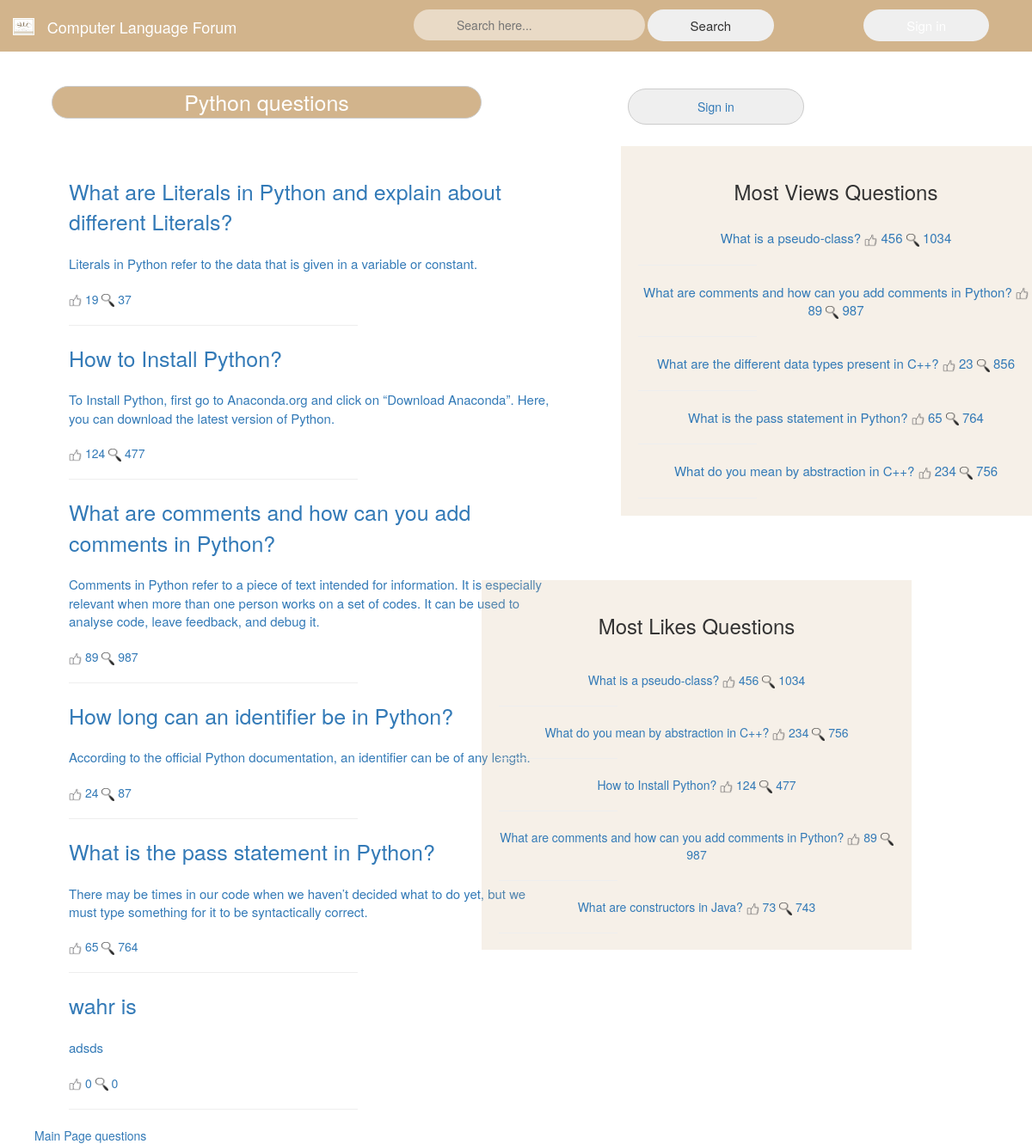
/rango/category/python/, run on the app's committed database.
### rango/models.py (models this page shows, shortened)
class Category(models.Model):
    NAME_MAX_LENGTH = 128
    name = models.CharField(max_length=NAME_MAX_LENGTH, unique=True)
    views = models.IntegerField(default=0)
    likes = models.IntegerField(default=0)
    slug = models.SlugField(unique=True)
    class Meta:
        verbose_name_plural = 'Categories'

class Question(models.Model):
    TITLE_MAX_LENGTH = 128
    URL_MAX_LENGTH = 200
    user = models.ForeignKey(User, on_delete=models.CASCADE)
    category = models.ForeignKey(Category, on_delete=models.CASCADE)
    title = models.CharField(max_length=TITLE_MAX_LENGTH)
    content = models.TextField()
    likes = models.IntegerField(default=0)
    views = models.IntegerField(default=0)
    date = models.DateTimeField(auto_now=datetime.datetime.now())

### rango/views.py (the view)
# urls.py: path('category/<slug:category_name_slug>/', views.show_category, name='show_category'),
def show_category(request, category_name_slug):
    context_dict = {}
    try:
        category = Category.objects.get(slug=category_name_slug)
        questions = Question.objects.filter(category=category)
        most_view = Question.objects.order_by('-views')[:5]
        most_liked = Question.objects.order_by('-likes')[:5]
        context_dict['category'] = category
        context_dict['questions'] = questions
        context_dict['most_view'] = most_view
        context_dict['most_liked'] = most_liked
    except Category.DoesNotExist:
        context_dict['category'] = None
        context_dict['questions'] = None
        context_dict['most_view'] = None
        context_dict['most_liked'] = None
    return render(request, 'rango/category.html', context=context_dict)

### rango/templatetags/rango_template_tags.py (called while the page is built)
@register.inclusion_tag('rango/categories.html')
def get_category_list(current_category=None):
    return {'categories': Category.objects.all(),
            'current_category': current_category}

### templates/rango/category.html (shortened to what this page needs)
{% extends 'rango/base.html' %}
{% load static %}
{% block body_block %}
<nav class="navbar navbar-fixed-top my-navbar" role="navigation">
    <div class="container-fluid">
        <div class="navbar-header">
            <img class="navbar-brand" src="{% static 'images/logo.JPG' %}" alt="Picture of Rango" />
            <a class="navbar-brand">Computer Language Forum</a>
        </div>
        <div class="collapse navbar-collapse" id="example-navbar-collapse">
            <ul class="nav navbar-nav">
                  <form class="form-inline"  action="../../../rango/search_do/" role="form">
                    <input class="search_form" type="search" name="search" id="search" placeholder="Search here...">
                    <button class="submit_form" type="submit" class="submit_btn">Search</button>
                </form>
                {% if user.is_authenticated %}
                <button class="homepage"> <a href="{% url 'rango:homepage' %}"> Home</a></button>
                {% else %}
                <button class="homepage"> <a href="{% url 'rango:login' %}">Sign in</a></button>
                {% endif %}
            </ul>
        </div>
    </div>
</nav>
<div class="bg"></div>
{% if category %}
    <div class="body_title" >{{ category.name }} questions</div>
{% else %}
<strong>No pages currently in category.</strong>
{% endif %}
{% if user.is_authenticated %}
<button class="ask_question" ><a href="{% url 'rango:add_page' category.slug %}"> Ask Question </button></a> <br />
{% else %}
<button class="ask_question" ><a href="{% url 'rango:login' %}"> Sign in  </button></a> <br />
{% endif %}
<div class="main-section">
    <div class="list_left">
    {% if questions %}
        <ul>
        {% for question in questions %}
            <a style="font-size: 25px" href="{% url 'rango:questions' %}">{{ question.title }}</a><br><br>
            <a style="font-size: 15px">{{ question.content }}</a><br><br>
            <img src="{% static 'images/like.png' %}" alt="Picture of Like" width="15" height="15"/>
            <a >{{ question.likes }}</a>
            <img src="{% static 'images/view.png' %}" alt="Picture of Like" width="15" height="15"/>
            <a >{{ question.views }}</a>
            <hr align="left" width="60%"/>
        {% endfor %}
        </ul>
    {% else %}
        <strong>There are no questions present.</strong>
    {% endif %}
<a href="{% url 'rango:index' %}">Main Page</a>
<a href="{% url 'rango:questions' %}">questions</a><br>
</div>
<div class="list-right">
    <div class="box-fixed"><h3>Most Views Questions</h3>
        {% if most_view %}
            <ul>
            {% for question in most_view %}
                <div class="box-contents">
                    <a href="{% url 'rango:questions' %}">{{ question.title }}</a>
                    <img src="{% static 'images/like.png' %}" alt="Picture of Like" width="15" height="15"/>
                    <a >{{ question.likes }}</a>
                    <img src="{% static 'images/view.png' %}" alt="Picture of Like" width="15" height="15"/>
                    <a >{{ question.views }}</a>
                    <hr align="left" width="30%"/>
                </div>
            {% endfor %}
            </ul>
        {% else %}
            <strong>There are no questions present.</strong>
        {% endif %}
    </div>
</div>
<div class="list-right-2">
    <div class="box-fixed-2"><h3>Most Likes Questions</h3>
        {% if most_liked %}
            <ul>
            {% for question in most_liked %}
                <div class="box-contents-2">
                    <a href="{% url 'rango:questions' %}">{{ question.title }}</a>
                    <img src="{% static 'images/like.png' %}" alt="Picture of Like" width="15" height="15"/>
                    <a >{{ question.likes }}</a>
                    <img src="{% static 'images/view.png' %}" alt="Picture of Like" width="15" height="15"/>
                    <a >{{ question.views }}</a>
                    <hr align="left" width="30%"/>
                </div>
            {% endfor %}
            </ul>
        {% else %}
            <strong>There are no questions present.</strong>
        {% endif %}
    </div>
</div>
</div>
{% endblock %}

### templates/rango/base.html (shortened to what this page needs)
<!DOCTYPE html>
{% load static %}
{% load rango_template_tags %}
<html>
    <head lang="en">
        <link rel="stylesheet" href="https://cdn.staticfile.org/twitter-bootstrap/3.3.7/css/bootstrap.min.css">
        <link rel="stylesheet" type="text/css" href="{% static 'css/style.css' %}">
    </head>
    <body>
        <div>
        {% block body_block %}
        {% endblock %}
        </div>
    </body>
</html>

### static/css/style.css (style rules this page uses)
html, body { width:100%;height:100%; }
.bg { display: table;width: 100%;height: 100%;padding: 30px 0;text-align: center;background-color: #D2B48C;background-size: cover; }
.my-navbar { padding:6px 0;transition: background 0.5s ease-in-out, padding 0.5s ease-in-out;font-size:15px; }
.my-navbar a { background:transparent !important;color:#fff !important }
.search_form { border: none; padding: 8px 50px; background-color:rgba(255,255,255,0.5); position: absolute; right: 450px; margin-top: 5px; border-radius: 45px; font-size: 14px; }
.submit_form { border-radius: 45px; border: none; padding: 8px 50px; margin-top: 5px; position: absolute; right: 300px; }
.homepage { position: absolute; right: 50px; border-radius: 45px; margin-top: 5px; border: none; padding: 8px 50px; }
.body_title { color:white; border: 1px solid #ccc; width: 500px; background: #D2B48C; text-align: center; font-size: 25px; border-radius: 45px; position:relative; top:40px; left: 60px; vertical-align: middle }
.ask_question { border-radius: 45px; border: 1px solid #ccc; padding: 10px 80px; margin-top: 5px; position:relative; top:0px; left: 730px; }
.list_left { float:left; width:50%; height: 100%; position:relative; top:60px; left: 40px; }
.list-right { float:right; width:50%; height: 100%; position:relative; right: 40px; }
.box-fixed { width:500px; height:430px; padding-top:20px; background-color:rgba(210,180,140,0.2); position:relative; top:25px; right: -27%; text-align:center; text-color:#fff; }
.box-contents { position:relative; top:20px; right: 20px; font-size: 15px; text-align: center; }
.list-right-2 { float:right; width:50%; height: 100%; position:relative; right: 40px; }
.box-fixed-2 { width:500px; height:430px; padding-top:20px; background-color:rgba(210,180,140,0.2); position:absolute; top:100px; right: 100px; text-align:center; text-color:#fff; }
.box-contents-2 { position:relative; top:30px; right: 20px; }

### data on the page
Category: name "Python"
Question: title "What are Literals in Python and explain about different Literals?", content "Literals in Python refer to the data that is given in a variable or constant.", likes "19", views "37"
Question: title "How to Install Python?", content "To Install Python, first go to Anaconda.org and click on “Download Anaconda”. Here, you can download the latest version of Python.", likes "124", views "477"
Question: title "What are comments and how can you add comments in Python?", content "Comments in Python refer to a piece of text intended for information. It is especially relevant when more than one person works on a set of codes. It can be used to analyse code, leave feedback, and debug it.", likes "89", views "987"
Question: title "How long can an identifier be in Python?", content "According to the official Python documentation, an identifier can be of any length.", likes "24", views "87"
Question: title "What is the pass statement in Python?", content "There may be times in our code when we haven’t decided what to do yet, but we must type something for it to be syntactically correct.", likes "65", views "764"
Question: title "wahr is", content "adsds", likes "0", views "0"
Question: title "What is a pseudo-class?", likes "456", views "1034"
Question: title "What are the different data types present in C++?", likes "23", views "856"
Question: title "What do you mean by abstraction in C++?", likes "234", views "756"
Question: title "What are constructors in Java?", likes "73", views "743"
